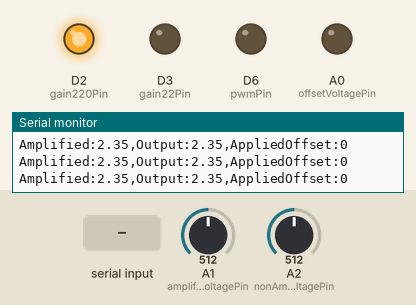
A sketch run on a simulated Arduino Zero (SAMD21). Shown: output pins drawn as LEDs (lit = HIGH), the last lines printed to the serial monitor. The test bench sets the inputs (shaded band); at power-on: A1 (amplifiedVoltagePin) = 512, A2 (nonAmplifiedVoltagePin) = 512 (analog values on the 0–1023 scale).

Above: at 1.2 s.
1.3 s: "90,45\n" received over Serial
At 2.4 s:
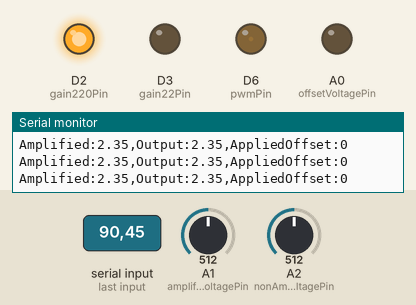
2.8 s: A1 (amplifiedVoltagePin) set to 1000
4.3 s: A1 (amplifiedVoltagePin) set to 1014
At 4.77 s:
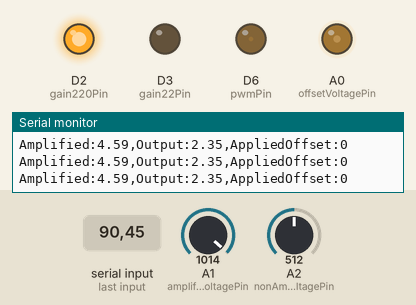
At 7.1 s:
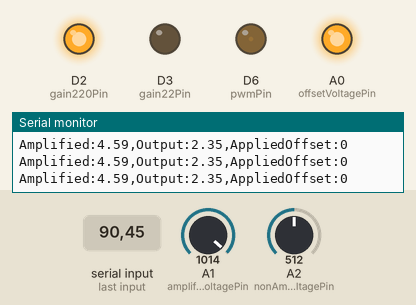
Timing chart, 0 to 8.6 s (numbered marks = the images above; inputs shaded):
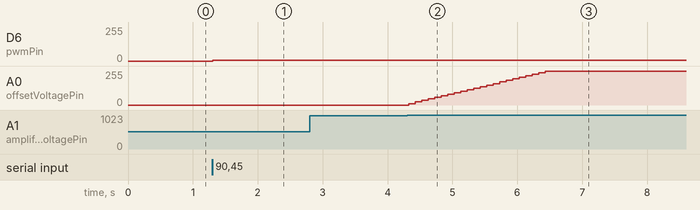

The sketch:

arduino.ino
```cpp
#include<math.h>

//pins
int pwmPin = 6;   // PWM output pin D6
int gain22Pin = 3;
int gain220Pin = 2;
int offsetVoltagePin = A0;
int amplifiedVoltagePin = A1;
int nonAmplifiedVoltagePin = A2;


int value = 0;    // Variable to store the received PWM number

float maxVoltage = 4.7; // Max voltage that can be output by PWM
float opAmpSaturationVoltage = 4.65; // Op-amp saturation voltage

float offsetVoltage = 0; // Adjust A0 to maintain op-amp output at saturation voltage
int offsetMultiplier = 0;
const float hysteresisMargin = 0.1; // Margin around the op-amp saturation voltage for hysteresis
bool newSerialDataReceived = false; // Flag to indicate new serial data has been received


float amplifiedVoltage = 0;
float nonAmplifiedVoltage = 0;

int previousOffset = 0;

float gain = 22.1; //22.1

void setup()
{
  pinMode(pwmPin, OUTPUT); // Set D6 as an output pin
  pinMode(gain22Pin, OUTPUT);     // Gain 22k
  pinMode(gain220Pin, OUTPUT);     // Gain 220k

  analogWriteResolution(12);
  analogReadResolution(14);

  adjustGain();
  analogWrite(offsetVoltagePin,0);

  Serial.begin(115200);    // Start serial communication at 115200 baud

}

void loop() {
  manageIncomingSerial();

  updateReadings();
  outputResults();

  delay(100);
}
```

functions.ino
```cpp
void adjustGain(){
  if (gain < 3) {
    digitalWrite(gain220Pin, LOW);
    digitalWrite(gain22Pin, HIGH);
  } else {
    digitalWrite(gain220Pin, HIGH);
    digitalWrite(gain22Pin, LOW);
  }
}

void updateReadings() {
  // Measure the non-amplified and amplified voltage
  nonAmplifiedVoltage = (maxVoltage / 16383) * analogRead(nonAmplifiedVoltagePin);
  amplifiedVoltage = (maxVoltage / 16383) * analogRead(amplifiedVoltagePin);

  if (newSerialDataReceived && amplifiedVoltage > opAmpSaturationVoltage) {
    // Adjust offset based on the new readings
    while (amplifiedVoltage > opAmpSaturationVoltage)
    {
      offsetMultiplier++;
      adjustOffset();
      delay(100);
      amplifiedVoltage = (maxVoltage / 16383) * analogRead(amplifiedVoltagePin);
    }
    newSerialDataReceived = false; // Reset the flag after adjusting
  } else if (newSerialDataReceived && amplifiedVoltage <= 0.03) {
    while (amplifiedVoltage <=0.03 && offsetMultiplier > 0)
    {
      offsetMultiplier--;
      adjustOffset();
      delay(100);
      amplifiedVoltage = (maxVoltage / 16383) * analogRead(amplifiedVoltagePin);
    }
    newSerialDataReceived = false; // Reset the flag after adjusting
  }
}

void adjustOffset() {
  // Apply the calculated offset
  analogWrite(offsetVoltagePin, offsetMultiplier * (4095 / gain));

  // Store the offset for comparison in the next cycle
  previousOffset = offsetMultiplier;
}

void manageIncomingSerial() {
  if (Serial.available() > 0) {
    int receivedNumber = Serial.parseInt(); // Read the number from serial

    // Correct the value according to boundaries
    if (receivedNumber > 4096) receivedNumber = 4096;
    if (receivedNumber < 0) receivedNumber = 0;

    value = receivedNumber;          // Store the valid number
    analogWrite(pwmPin, value);      // Output PWM on pin D6

    newSerialDataReceived = true;    // Set flag to true as new data is received

    // Flush the serial buffer to discard any unread data
    while (Serial.available() > 0) {
      Serial.read();
    }
  }
}

void outputResults () {
  // Output the analog value and A0 voltage in CSV format
  Serial.print("Amplified:");
  Serial.print(amplifiedVoltage);
  Serial.print(",");
  Serial.print("Output:");
  Serial.print(nonAmplifiedVoltage);
  Serial.print(",");
  Serial.print("AppliedOffset:");
  Serial.println(previousOffset);
}
```

Measured:
- the behaviour switches between 1013 and 1014 on A1 (amplifiedVoltagePin) (found by bisection; images 1 and 2)
- after the input at 1.3 s, D6 (pwmPin): 0/255 → 5/255 at once
- after the input at 4.3 s, A0 (offsetVoltagePin): moves from 0/255 to 255/255 over 2.2 s, starting at once
